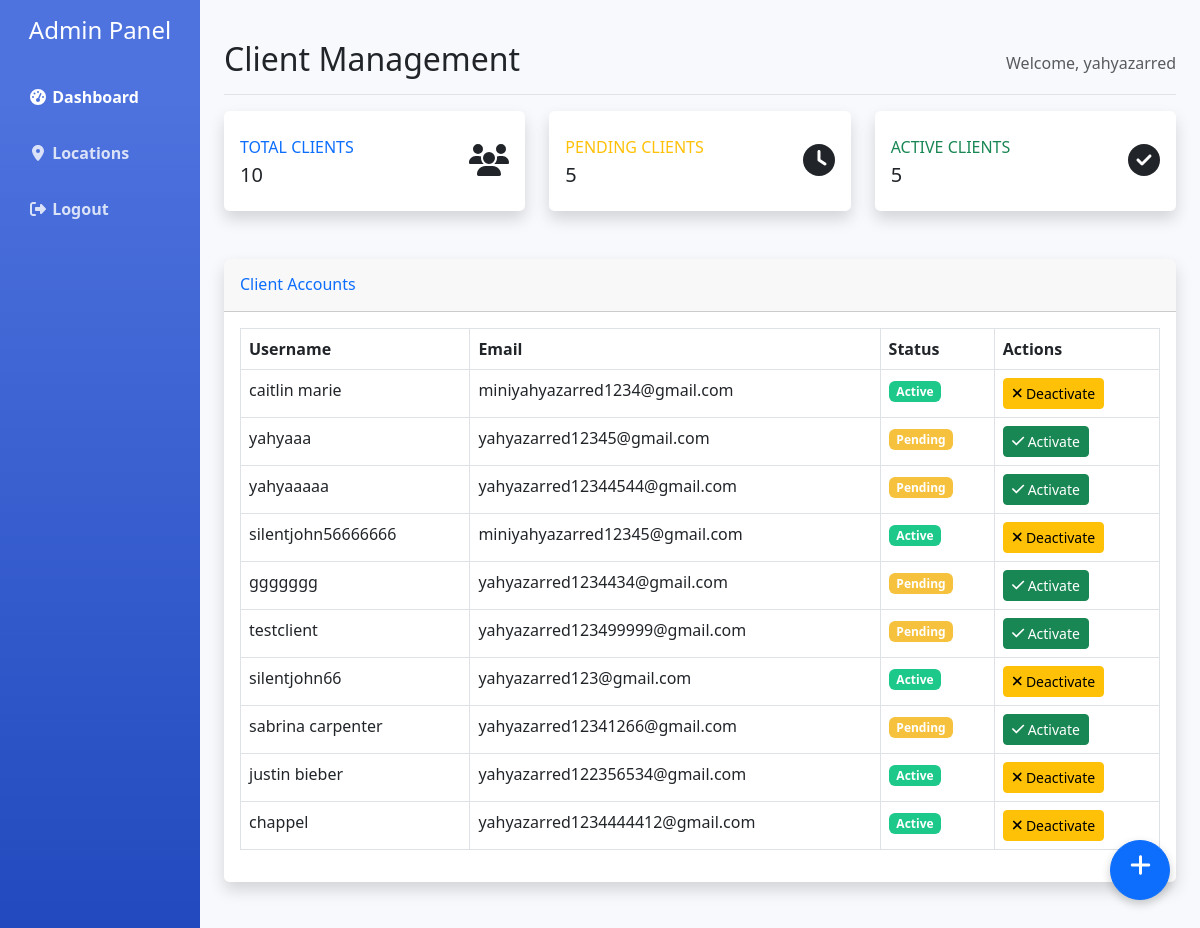
The app's page /version2Wejden/admin_dashboard.php (signed in) with its own data.
### tables this page shows
CREATE TABLE `users` (
  `id` int(11) NOT NULL,
  `email` varchar(255) NOT NULL,
  `username` varchar(100) NOT NULL,
  `password` varchar(255) NOT NULL,
  `role` enum('client','admin') NOT NULL DEFAULT 'client',
  `status` enum('pending','active','deactivated') NOT NULL DEFAULT 'pending',
  `created_at` datetime NOT NULL DEFAULT current_timestamp(),
  `is_active` tinyint(1) NOT NULL DEFAULT 0,
  `gender` enum('male','female') NOT NULL,
  `age` int(11) NOT NULL,
  `city` varchar(255) DEFAULT NULL
);

### version2Wejden/admin_dashboard.php (the view, shortened to what this page needs)
<?php
include'db.php';
$query = $conn->query("SELECT * FROM users WHERE role='client'");
$clients = $query->fetchAll(PDO::FETCH_ASSOC);
$totalClients = count($clients);
$pendingClients = 0;
$activeClients = 0;
foreach ($clients as $client) {
    if ($client['status'] == 'pending') $pendingClients++;
    if ($client['status'] == 'active') $activeClients++;
}
?>
<!DOCTYPE html>
<html lang="en">
<head>
    <link href="https://cdn.jsdelivr.net/npm/bootstrap@5.3.0/dist/css/bootstrap.min.css" rel="stylesheet">
    <link rel="stylesheet" href="https://cdnjs.cloudflare.com/ajax/libs/font-awesome/6.4.0/css/all.min.css">
</head>
<body>
    <div class="container-fluid">
        <div class="row">
            <div class="col-md-3 col-lg-2 d-md-block sidebar collapse">
                <div class="position-sticky pt-3">
                    <div class="text-center mb-4">
                        <h4 class="text-white">Admin Panel</h4>
                    </div>
                    <ul class="nav flex-column">
                        <li class="nav-item">
                            <a class="nav-link active" href="admin_dashboard.php">
                                <i class="fas fa-fw fa-tachometer-alt"></i> Dashboard
                            </a>
                        </li>
                        <li class="nav-item">
                            <a class="nav-link" href="locations.php">
                                <i class="fas fa-fw fa-map-marker-alt"></i> Locations
                            </a>
                        </li>
                        <li class="nav-item">
                            <a class="nav-link" href="logout.php">
                                <i class="fas fa-fw fa-sign-out-alt"></i> Logout
                            </a>
                        </li>
                    </ul>
                </div>
            </div>
            <main class="col-md-9 ms-sm-auto col-lg-10 px-md-4 py-4">
                <div class="d-flex justify-content-between flex-wrap flex-md-nowrap align-items-center pt-3 pb-2 mb-3 border-bottom">
                    <h1 class="h2">Client Management</h1>
                    <div class="text-muted">Welcome, <?= htmlspecialchars($_SESSION['username']) ?></div>
                </div>
                <div class="row mb-4">
                    <div class="col-md-4 mb-4">
                        <div class="card border-left-primary shadow h-100 py-2">
                            <div class="card-body">
                                <div class="row no-gutters align-items-center">
                                    <div class="col mr-2">
                                        <div class="text-xs font-weight-bold text-primary text-uppercase mb-1">
                                            Total Clients</div>
                                        <div class="h5 mb-0 font-weight-bold text-gray-800"><?= $totalClients ?></div>
                                    </div>
                                    <div class="col-auto">
                                        <i class="fas fa-users fa-2x text-gray-300"></i>
                                    </div>
                                </div>
                            </div>
                        </div>
                    </div>
                    <div class="col-md-4 mb-4">
                        <div class="card border-left-warning shadow h-100 py-2">
                            <div class="card-body">
                                <div class="row no-gutters align-items-center">
                                    <div class="col mr-2">
                                        <div class="text-xs font-weight-bold text-warning text-uppercase mb-1">
                                            Pending Clients</div>
                                        <div class="h5 mb-0 font-weight-bold text-gray-800"><?= $pendingClients ?></div>
                                    </div>
                                    <div class="col-auto">
                                        <i class="fas fa-clock fa-2x text-gray-300"></i>
                                    </div>
                                </div>
                            </div>
                        </div>
                    </div>
                    <div class="col-md-4 mb-4">
                        <div class="card border-left-success shadow h-100 py-2">
                            <div class="card-body">
                                <div class="row no-gutters align-items-center">
                                    <div class="col mr-2">
                                        <div class="text-xs font-weight-bold text-success text-uppercase mb-1">
                                            Active Clients</div>
                                        <div class="h5 mb-0 font-weight-bold text-gray-800"><?= $activeClients ?></div>
                                    </div>
                                    <div class="col-auto">
                                        <i class="fas fa-check-circle fa-2x text-gray-300"></i>
                                    </div>
                                </div>
                            </div>
                        </div>
                    </div>
                </div>
                <div class="card shadow mb-4">
                    <div class="card-header py-3">
                        <h6 class="m-0 font-weight-bold text-primary">Client Accounts</h6>
                    </div>
                    <div class="card-body">
                        <div class="table-responsive">
                            <table class="table table-bordered">
                                <thead>
                                    <tr>
                                        <th>Username</th>
                                        <th>Email</th>
                                        <th>Status</th>
                                        <th>Actions</th>
                                    </tr>
                                </thead>
                                <tbody>
                                    <?php foreach ($clients as $client): ?>
                                    <tr>
                                        <td><?= htmlspecialchars($client['username']) ?></td>
                                        <td><?= htmlspecialchars($client['email']) ?></td>
                                        <td>
                                            <span class="badge badge-<?= strtolower($client['status']) ?>">
                                                <?= ucfirst($client['status']) ?>
                                            </span>
                                        </td>
                                        <td>
                                            <?php if ($client['status'] == 'pending' || $client['status'] == 'deactivated'): ?>
                                                <a href="activate_client.php?id=<?= $client['id'] ?>" class="btn btn-sm btn-success">
                                                    <i class="fas fa-check"></i> Activate
                                                </a>
                                            <?php endif; ?>
                                            <?php if ($client['status'] == 'active'): ?>
                                                <a href="deactivate_client.php?id=<?= $client['id'] ?>" class="btn btn-sm btn-warning">
                                                    <i class="fas fa-times"></i> Deactivate
                                                </a>
                                            <?php endif; ?>
                                        </td>
                                    </tr>
                                    <?php endforeach; ?>
                                </tbody>
                            </table>
                        </div>
                    </div>
                </div>
            </main>
        </div>
    </div>
    <a href="add_location.php" class="btn btn-primary add-location-btn">
        <i class="fas fa-plus"></i>
    </a>
</body>
</html>

### version2Wejden/admin_dashboard.php (style rules this page uses)
body { background-color: #f8f9fc; }
.sidebar { background: linear-gradient(180deg, #4e73df 10%, #224abe 100%); min-height: 100vh; }
.sidebar .nav-link { color: rgba(255, 255, 255, 0.8); font-weight: 600; padding: 1rem; }
.sidebar .nav-link.active { color: #fff; }
.card { border: none; border-radius: 0.35rem; box-shadow: 0 0.15rem 1.75rem 0 rgba(58, 59, 69, 0.15); }
.badge-pending { background-color: #f6c23e; }
.badge-active { background-color: #1cc88a; }
.add-location-btn { position: fixed; bottom: 30px; right: 30px; width: 60px; height: 60px; border-radius: 50%; font-size: 24px; box-shadow: 0 4px 10px rgba(0,0,0,0.2); }

### records on screen
users: username "caitlin marie", email "miniyahyazarred1234@gmail.com", status "Active"
users: username "yahyaaa", email "yahyazarred12345@gmail.com", status "Pending"
users: username "yahyaaaaa", email "yahyazarred12344544@gmail.com", status "Pending"
users: username "silentjohn56666666", email "miniyahyazarred12345@gmail.com", status "Active"
users: username "ggggggg", email "yahyazarred1234434@gmail.com", status "Pending"
users: username "testclient", email "yahyazarred123499999@gmail.com", status "Pending"
users: username "silentjohn66", email "yahyazarred123@gmail.com", status "Active"
users: username "sabrina carpenter", email "yahyazarred12341266@gmail.com", status "Pending"
users: username "justin bieber", email "yahyazarred122356534@gmail.com", status "Active"
users: username "chappel", email "yahyazarred1234444412@gmail.com", status "Active"

### other values on screen
$_SESSION['username'] "yahyazarred"
$totalClients "10"
$pendingClients "5"
$activeClients "5"
